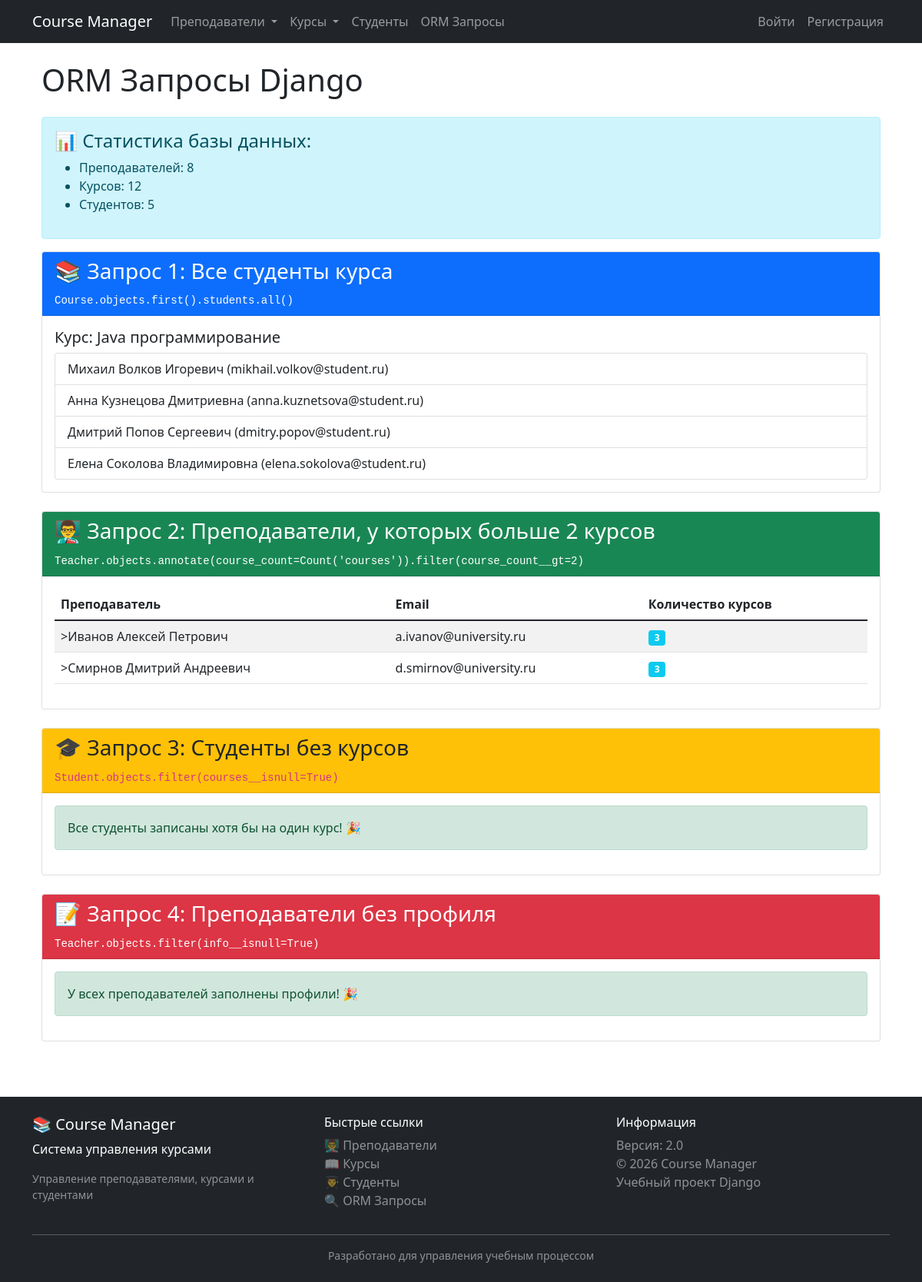
Before: /schedule/orm-queries/ with the older database file.
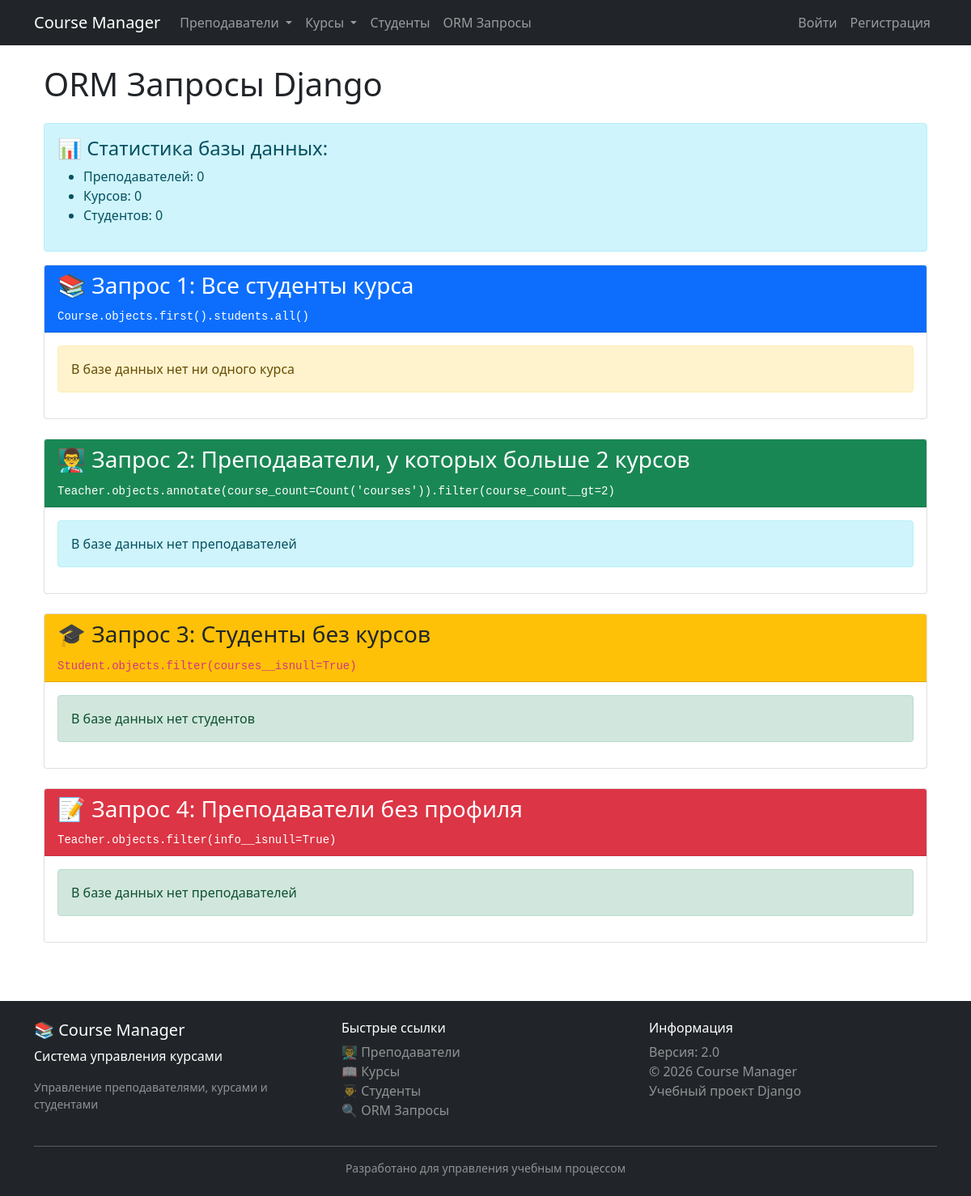
After: the same page with the newer database file.
### schedule/models.py (models this page shows, shortened)
class Course(models.Model):
    LEVEL_CHOICES = [
        ('beginner', 'Начальный'),
        ('intermediate', 'Средний'),
        ('advanced', 'Продвинутый'),
    ]
    title = models.CharField(max_length=200, unique=True, verbose_name="Название курса", db_index=True)
    description = models.TextField(verbose_name="Описание")
    teacher = models.ForeignKey(Teacher, on_delete=models.SET_NULL, null=True, blank=True, related_name='courses')
    level = models.CharField(max_length=20, choices=LEVEL_CHOICES, default='beginner')
    credits = models.PositiveIntegerField(default=3, verbose_name="Кредиты")
    max_students = models.PositiveIntegerField(default=30, verbose_name="Максимум студентов")
    start_date = models.DateField(verbose_name="Дата начала")
    end_date = models.DateField(verbose_name="Дата окончания")
    is_active = models.BooleanField(default=True, verbose_name="Активен")
    created_at = models.DateTimeField(auto_now_add=True)
    price = models.DecimalField(
        max_digits=10,
        decimal_places=2,
        verbose_name="Стоимость курса (руб)",
        default=0,
        validators=[MinValueValidator(0)]
    )
    duration_weeks = models.PositiveIntegerField(
        verbose_name="Длительность курса (недели)",
        default=16,
        validators=[MinValueValidator(1), MaxValueValidator(52)]
    )
    prerequisites = models.TextField(
        blank=True,
        verbose_name="Требования к слушателям",
        help_text="Что должен знать студент перед началом курса"
    )
    certificate_available = models.BooleanField(
        default=True,
        verbose_name="Выдается сертификат"
    )
    class Meta:
        verbose_name = "Курс"
        verbose_name_plural = "Курсы"
        ordering = ['title']

class Student(models.Model):
    first_name = models.CharField(max_length=50, verbose_name="Имя", db_index=True)
    last_name = models.CharField(max_length=50, verbose_name="Фамилия", db_index=True)
    patronymic = models.CharField(max_length=50, blank=True, null=True, verbose_name="Отчество")
    email = models.EmailField(unique=True, verbose_name="Email")
    phone = models.CharField(max_length=20, blank=True, null=True, verbose_name="Телефон")
    date_of_birth = models.DateField(verbose_name="Дата рождения")
    address = models.TextField(blank=True, verbose_name="Адрес")
    enrollment_date = models.DateField(auto_now_add=True, verbose_name="Дата зачисления")
    courses = models.ManyToManyField(Course, related_name='students', blank=True)
    is_active = models.BooleanField(default=True, verbose_name="Активен")
    student_id = models.CharField(
        null=True, blank=True,
        max_length=20,
        unique=True,
        verbose_name="Студенческий билет №",
        validators=[RegexValidator(r'^ST-\d{6}$', 'Формат: ST-123456')]
    )
    average_grade = models.DecimalField(
        max_digits=4,
        decimal_places=2,
        default=0,
        verbose_name="Средний балл",
        validators=[MinValueValidator(0), MaxValueValidator(5)]
    )
    parent_phone = models.CharField(
        max_length=20,
        blank=True,
        verbose_name="Телефон родителей"
    )
    scholarship_amount = models.DecimalField(
        max_digits=8,
        decimal_places=2,
        default=0,
        verbose_name="Стипендия (руб)",
        validators=[MinValueValidator(0)]
    )
    class Meta:
        verbose_name = "Студент"
        verbose_name_plural = "Студенты"
        ordering = ['last_name', 'first_name']

class Teacher(models.Model):
    first_name = models.CharField(max_length=50, verbose_name="Имя", db_index=True)
    last_name = models.CharField(max_length=50, verbose_name="Фамилия", db_index=True)
    patronymic = models.CharField(max_length=50, blank=True, null=True, verbose_name="Отчество")
    position = models.CharField(
        max_length=100,
        verbose_name="Должность",
        default="Преподаватель",
        choices=[
            ('assistant', 'Ассистент'),
            ('teacher', 'Преподаватель'),
            ('senior_teacher', 'Старший преподаватель'),
            ('docent', 'Доцент'),
            ('professor', 'Профессор'),
        ]
    )
    employee_id = models.CharField(
        max_length=20,
        unique=True,
        null=True, blank=True,
        verbose_name="Табельный номер",
        validators=[RegexValidator(r'^EMP-\d{6}$', 'Формат: EMP-123456')]
    )
    salary = models.DecimalField(
        max_digits=10,
        decimal_places=2,
        null=True, blank=True,
        verbose_name="Зарплата",
        validators=[MinValueValidator(30000), MaxValueValidator(500000)]
    )
    work_experience_years = models.PositiveIntegerField(
        null=True, blank=True,
        verbose_name="Общий стаж работы (лет)",
        validators=[MinValueValidator(0), MaxValueValidator(60)]
    )
    rating = models.DecimalField(
        max_digits=3,
        decimal_places=2,
        verbose_name="Рейтинг преподавателя",
        default=5.00,
        validators=[MinValueValidator(0.00), MaxValueValidator(5.00)]
    )
    email = models.EmailField(unique=True, verbose_name="Email")
    phone = models.CharField(max_length=20, blank=True, null=True, verbose_name="Телефон")
    hire_date = models.DateField(verbose_name="Дата найма")
    is_active = models.BooleanField(default=True, verbose_name="Активен")
    created_at = models.DateTimeField(auto_now_add=True, verbose_name="Дата создания")
    updated_at = models.DateTimeField(auto_now=True, verbose_name="Дата обновления")
    class Meta:
        verbose_name = "Преподаватель"
        verbose_name_plural = "Преподаватели"
        ordering = ['last_name', 'first_name']

### schedule/views.py (the view)
# urls.py: path('orm-queries/', views.ORMQueriesView.as_view(), name='orm_queries'),
class ORMQueriesView(View):
    def get(self, request):
        course = Course.objects.first()
        course_students = course.students.all() if course else []
        teachers_with_many_courses = Teacher.objects.annotate(
            course_count=Count('courses')
        ).filter(course_count__gt=2)
        students_without_courses = Student.objects.filter(courses__isnull=True)
        teachers_without_profile = Teacher.objects.filter(info__isnull=True)
        teachers_count = Teacher.objects.count()
        courses_count = Course.objects.count()
        students_count = Student.objects.count()
        context = {
            'course': course,
            'course_students': course_students,
            'teachers_with_many_courses': teachers_with_many_courses,
            'students_without_courses': students_without_courses,
            'teachers_without_profile': teachers_without_profile,
            'teachers_count': teachers_count,
            'courses_count': courses_count,
            'students_count': students_count,
        }
        return render(request, 'schedule/orm_queries.html', context)

### schedule/templates/schedule/orm_queries.html (shortened to what the changed rows need)
{% extends 'schedule/base.html' %}
{% block content %}
<div class="container">
    <h1 class="mb-4">ORM Запросы Django</h1>
    <div class="alert alert-info">
        <ul>
            <li>Преподавателей: {{ teachers_count }}</li>
            <li>Курсов: {{ courses_count }}</li>
            <li>Студентов: {{ students_count }}</li>
        </ul>
    </div>
    <div class="card mb-4">
        <div class="card-body">
            {% if course %}
                <h5>Курс: {{ course.title }}</h5>
                {% if course_students %}
                    <ul class="list-group">
                        {% for student in course_students %}
                        <li class="list-group-item">
                            {{ student.first_name }} {{ student.last_name }}
                            {% if student.patronymic %}{{ student.patronymic }}{% endif %}
                            ({{ student.email }})
                        </li>
                        {% endfor %}
                    </ul>
                {% else %}
                    <div class="alert alert-info">На этот курс еще никто не записан</div>
                {% endif %}
            {% else %}
                <div class="alert alert-warning">В базе данных нет ни одного курса</div>
            {% endif %}
        </div>
    </div>
    <div class="card mb-4">
        <div class="card-body">
            {% if teachers_with_many_courses %}
                <table class="table table-striped">
                    <thead>
                        <tr>
                            <th>Преподаватель</th>
                            <th>Email</th>
                            <th>Количество курсов</th>
                        </tr>
                    </thead>
                    <tbody>
                        {% for teacher in teachers_with_many_courses %}
                        <tr>
                            <td>>{{ teacher.last_name }} {{ teacher.first_name }} {{ teacher.patronymic|default:"" }}</td>
                            <td>{{ teacher.email }}</td>
                            <td><span class="badge bg-info">{{ teacher.courses.count }}</span></td>
                        </tr>
                        {% endfor %}
                    </tbody>
                </table>
            {% else %}
                <div class="alert alert-info">
                    {% if teachers_count > 0 %}
                        Нет преподавателей, у которых больше 2 курсов
                    {% else %}
                        В базе данных нет преподавателей
                    {% endif %}
                </div>
            {% endif %}
        </div>
    </div>
    <div class="card mb-4">
        <div class="card-body">
            {% if students_without_courses %}
                <ul class="list-group">
                    {% for student in students_without_courses %}
                    <li class="list-group-item d-flex justify-content-between align-items-center">
                        {{ student.last_name }} {{ student.first_name }} {{ student.patronymic|default:"" }} ({{ student.email }})
                        <a href="{% url 'schedule:student_update' student.pk %}" class="btn btn-sm btn-primary">Записать на курс</a>
                    </li>
                    {% endfor %}
                </ul>
            {% else %}
                <div class="alert alert-success">
                    {% if students_count > 0 %}
                        Все студенты записаны хотя бы на один курс! 🎉
                    {% else %}
                        В базе данных нет студентов
                    {% endif %}
                </div>
            {% endif %}
        </div>
    </div>
    <div class="card mb-4">
        <div class="card-body">
            {% if teachers_without_profile %}
                <ul class="list-group">
                    {% for teacher in teachers_without_profile %}
                    <li class="list-group-item d-flex justify-content-between align-items-center">
                        {{ teacher.last_name }} {{ teacher.first_name }} {{ teacher.patronymic|default:"" }} ({{ teacher.email }})
                        <a href="{% url 'schedule:teacher_update' teacher.pk %}" class="btn btn-sm btn-warning">Заполнить профиль</a>
                    </li>
                    {% endfor %}
                </ul>
            {% else %}
                <div class="alert alert-success">
                    {% if teachers_count > 0 %}
                        У всех преподавателей заполнены профили! 🎉
                    {% else %}
                        В базе данных нет преподавателей
                    {% endif %}
                </div>
            {% endif %}
        </div>
    </div>
</div>
{% endblock %}

Changed rows visible on the page:
removed Course: title "Java программирование"
removed Student: first_name "Михаил", last_name "Волков", patronymic "Игоревич", email "mikhail.volkov@student.ru"
removed Student: first_name "Анна", last_name "Кузнецова", patronymic "Дмитриевна", email "anna.kuznetsova@student.ru"
removed Student: first_name "Дмитрий", last_name "Попов", patronymic "Сергеевич", email "dmitry.popov@student.ru"
removed Student: first_name "Елена", last_name "Соколова", patronymic "Владимировна", email "elena.sokolova@student.ru"
removed Teacher: last_name "Иванов", first_name "Алексей", patronymic "Петрович", email "a.ivanov@university.ru", courses.count "3"
removed Teacher: last_name "Смирнов", first_name "Дмитрий", patronymic "Андреевич", email "d.smirnov@university.ru", courses.count "3"
Other visible differences:
{{ teachers_count }}: "8" → "0"
{{ courses_count }}: "12" → "0"
{{ students_count }}: "5" → "0"
text no longer shown: "Курс: Преподаватель Email Количество курсов Все студенты записаны хотя бы на один курс! 🎉 У всех преподавателей заполнены профили! 🎉"
text now shown: "В базе данных нет ни одного курса В базе данных нет преподавателей В базе данных нет студентов В базе данных нет преподавателей"
